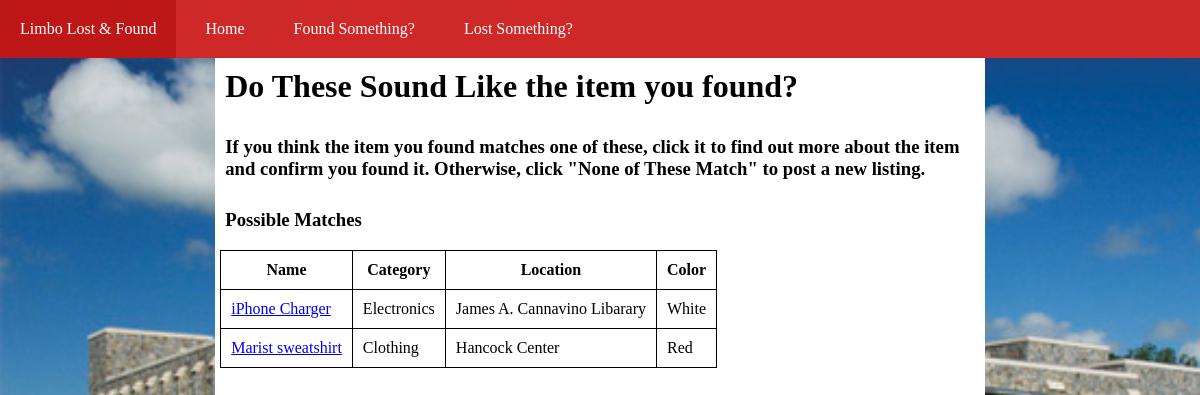
Page /found-1.php on the earlier database version.
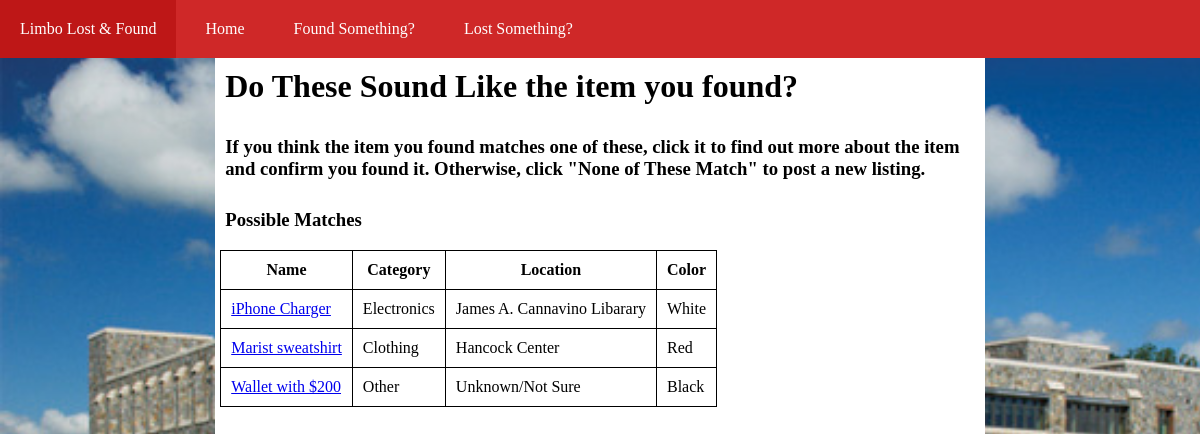
Same page on the later database version.
### tables this page shows
CREATE TABLE IF NOT EXISTS stuff(
id INT PRIMARY KEY AUTO_INCREMENT,
item TEXT NOT NULL,
location_id INT NOT NULL,
category SET('Electronics', 'Clothing', 'School Supplies', 'Other') NOT NULL,
color TEXT NOT NULL,
description TEXT NOT NULL,
item_date DATETIME NOT NULL,
create_date DATETIME NOT NULL,
update_date DATETIME NOT NULL,
room TEXT,
owner TEXT,
finder TEXT,
status SET('Found', 'Lost', 'Claimed') NOT NULL,
FOREIGN KEY (location_id) REFERENCES locations(id)
);

CREATE TABLE IF NOT EXISTS locations(
id INT PRIMARY KEY AUTO_INCREMENT,
create_date DATETIME NOT NULL,
update_date DATETIME NOT NULL,
location_name TEXT NOT NULL);

### includes/helpers.php (the view, shortened to what this page needs)
<?php
function show_possible_matches_found($dbc, $item, $type, $color, $location) {
  $query = "SELECT stuff.id, item, location_name, category, color FROM stuff INNER JOIN locations ON stuff.location_id=locations.id WHERE item LIKE '%". $item . "%'
  OR location_name ='" . $location . "'" .
  "OR category ='" . $type . "'" .
  "OR color ='" . $color . "'";
  $results = mysqli_query( $dbc , $query );
  if( $results )
  {
      echo '<h3> Possible Matches </h3>';
      echo '<TABLE>';
      echo '<TR>';
      echo '<TH>Name</TH>';
      echo '<TH>Category</TH>';
      echo '<TH>Location</TH>';
      echo "<TH>Color</TH>";
      echo '</TR>';
      while ( $row = mysqli_fetch_array( $results , MYSQLI_ASSOC ) )
      {
        $alink = '<A HREF = ql-found.php?id=' . $row['id'] . '>' . $row['item'] . ' </A>';
        echo '<TR>' ;
        echo '<TD>' . $alink . '</TD>' ;
        echo '<TD>' . $row['category'] . '</TD>';
        echo '<TD>' . $row['location_name'] . '</TD>' ;
        echo '<TD>' . $row['color'] . '</TD>' ;
        echo '</TR>';
      }
      echo '</TABLE>';
  }
}

### found-1.php (shortened to what this page needs)
<!DOCTYPE html>
<html>
<head>
	<link rel="stylesheet" type="text/css" href="templates/sharedStyle.css">
</head>
<body>
<?php
	require('includes/helpers.php');
	require('templates/navbar.php');
	$item = $_GET['listing-name'];
	$type = $_GET['item-type'];
	$color = $_GET['item-color'];
	$location = $_GET['location'];
?>
<div id="mainForm">
    <h1>Do These Sound Like the item you found?</h1>
    <h3>If you think the item you found matches one of these, click it to find out more about the item and confirm you found it. Otherwise, click "None of These Match" to post a new listing.</h3>
    <form action="found-1-2.php">
    <?php
    show_possible_matches_found($dbc, $item, $type, $color,$location);
    ?>
    </form>
</div>
</body>
</html>

### templates/navbar.php
<div id="navbar">
<ul>
	<li><a href="index.php">Limbo Lost & Found</a></li>
	<li><a href="index.php">Home</a></li>
	<li><a href="found.php">Found Something?</a></li>
	<li><a href="lost.php">Lost Something?</a></li>
</ul>
</div>

### templates/sharedStyle.css (style rules this page uses)
html { height: 100%; background-image: url("../images/hancock.jpg"); background-size: cover; background-repeat: no-repeat; background-attachment: fixed; position: relative; }
body { height: 100%; }
ul { list-style-type: none; margin: 0; padding: 0; }
#navbar { background-color: #CF2828; left: 0; top: 0; position: fixed; width: 100%; margin: 0; z-index: 2; }
#navbar li { display: inline-block; margin-right: 5px; padding: 20px; }
#navbar a { color: #FFFFFF; text-decoration: none; }
#mainForm { min-height: 100%; width: 65%; margin-top: 58px; margin-right: auto; margin-left: auto; margin-bottom: 0; background-color: #FFFFFF; z-index: 1; position: relative; }
#mainForm h1, p, h3 { padding-top: 10px; padding-left: 10px; }
#mainForm table { margin: 5px; }
#mainForm table, th, td { border-collapse: collapse; border: 1px solid; }
#mainForm th, td { padding: 10px; }

Differences in the rows shown:
now on this page (row edited): stuff: item "Wallet with $200", category "Other", location.location_name "Unknown/Not Sure", color "Black"
